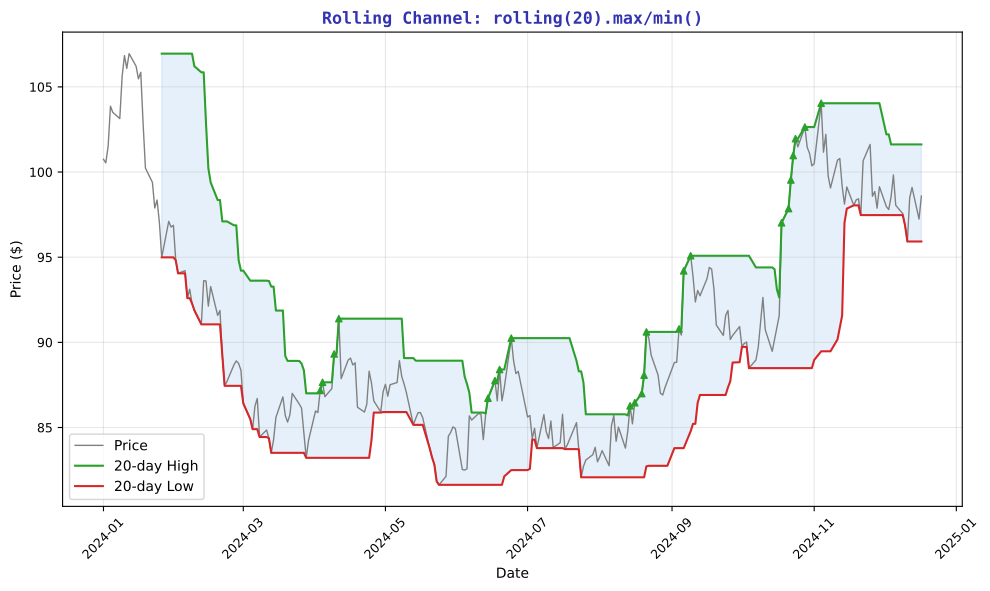

Here is the Python script that generated this plot:
"""Rolling Channel - Min/Max price bands"""
import matplotlib.pyplot as plt
import numpy as np
import pandas as pd
from pathlib import Path

plt.rcParams.update({
    'font.size': 10, 'axes.labelsize': 10, 'axes.titlesize': 11,
    'xtick.labelsize': 9, 'ytick.labelsize': 9, 'legend.fontsize': 9,
    'figure.figsize': (10, 6), 'figure.dpi': 150
})

MLPURPLE = '#3333B2'
MLBLUE = '#0066CC'
MLGREEN = '#2CA02C'
MLRED = '#D62728'

np.random.seed(42)
n = 252
dates = pd.date_range('2024-01-01', periods=n, freq='B')
prices = 100 * np.exp(np.cumsum(np.random.randn(n) * 0.015))
df = pd.DataFrame({'Price': prices}, index=dates)

fig, ax = plt.subplots(figsize=(10, 6))

rolling_max = df['Price'].rolling(20).max()
rolling_min = df['Price'].rolling(20).min()

ax.plot(df.index, df['Price'], color='gray', linewidth=1, label='Price')
ax.plot(df.index, rolling_max, color=MLGREEN, linewidth=1.5, label='20-day High')
ax.plot(df.index, rolling_min, color=MLRED, linewidth=1.5, label='20-day Low')
ax.fill_between(df.index, rolling_min, rolling_max, color=MLBLUE, alpha=0.1)

new_high = df['Price'] == rolling_max
ax.scatter(df.index[new_high], df['Price'][new_high], color=MLGREEN, s=20, marker='^', zorder=5)

ax.set_xlabel('Date', fontsize=10)
ax.set_ylabel('Price ($)', fontsize=10)
ax.set_title('Rolling Channel: rolling(20).max/min()', fontsize=12,
             fontweight='bold', color=MLPURPLE, family='monospace')
ax.tick_params(axis='x', rotation=45)
ax.legend(fontsize=10)
ax.grid(alpha=0.3)

plt.tight_layout()
plt.savefig(Path(__file__).parent / 'chart.pdf', dpi=300, bbox_inches='tight')
plt.close()
